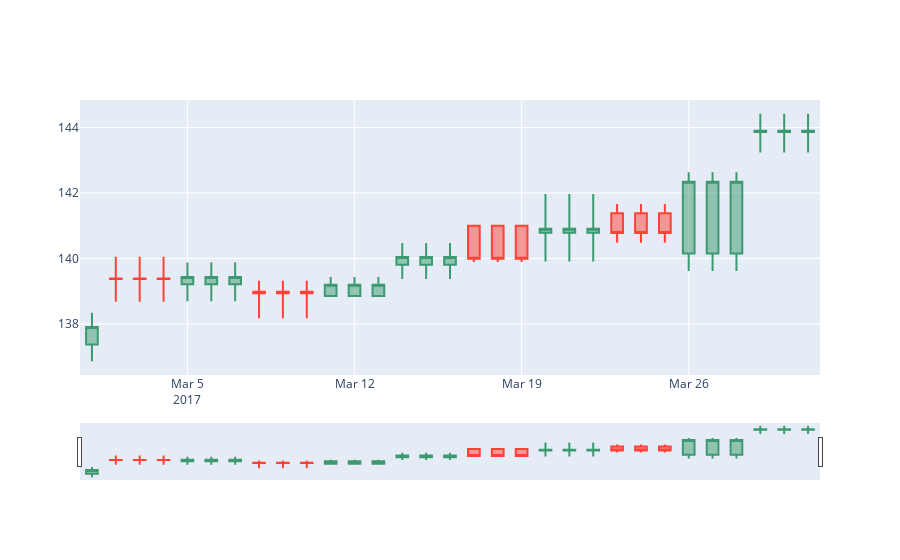

The code cell stored with this chart in its notebook:
### Markdown cell above
# 2.7 Candlestick charts

### Code cell
#Candlestick chart of march 2017
trace = go.Candlestick(x=graphite['03-2017'].index,
                open=graphite['03-2017'].Open,
                high=graphite['03-2017'].High,
                low=graphite['03-2017'].Low,
                close=graphite['03-2017'].Close)
data = [trace]
iplot(data, filename='simple_candlestick')
